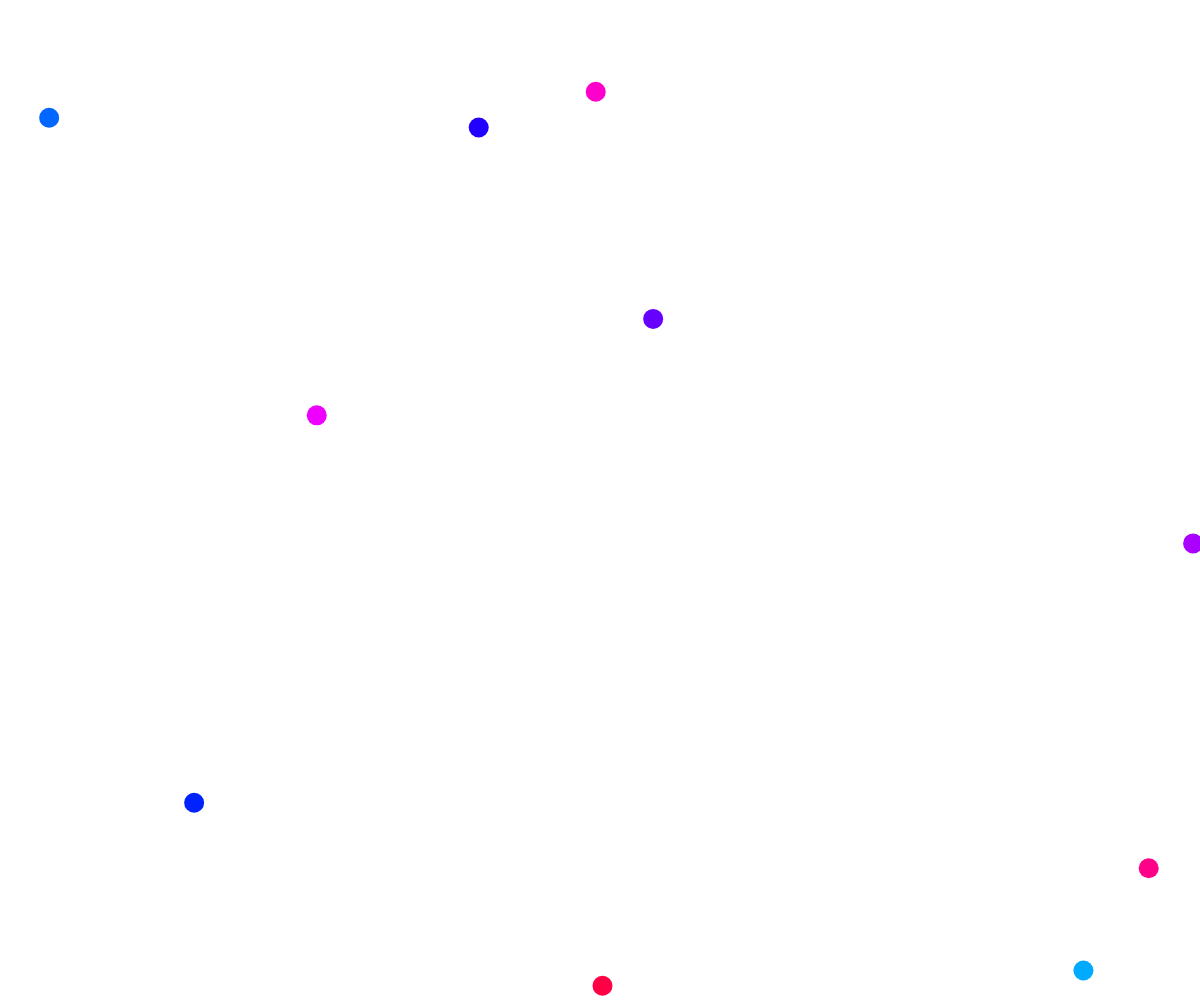
Frame 1 (no input)
Frame 60 (no input): identical to frame 1, image omitted
Frame 120 (the mouse pressed at the canvas centre since frame 60): identical to frame 1, image omitted

The p5.js sketch that drew this single still picture (run headless with seeded random() and noise() and a simulated clock; from frame 60 on, the mouse is pressed at the canvas centre):

// p5.js sketch
// ── sketch.js
var Car = function(position, color, maxSpeed) {
	this.position = position;
	this.target = position;
	this.color = color;
	this.speed = maxSpeed;
	this.driveTo = function (target) {
		this.target = target;
	};
	this.drive = function () {
		if (this.target && this.position.dist(this.target) > this. speed) {
			var direction = p5.Vector.sub(this.target, this.position).normalize();
			this.position.add(direction.mult(this.speed));
		}
	};
	this.draw = function () {
		this.drive();
		noStroke();
		fill(this.color);
		ellipse(this.position.x, this.position.y, 20,20);
	};
}

var vehicles = [];
var vehicleCount = 10;
var target;
var idle = 0;

function randomPosition() {
	return createVector(Math.random()*windowWidth, Math.random()*windowHeight)
}

function randomColorFromHueRange(begin, end) {
	var hue;
	if (begin < end) {
		hue = random(end-begin)+begin;
	} else {
		hue = (random(360-begin+end)+begin) % 360;
	}
	return color('hsl( ' + Math.floor(hue) + ', 100%, 50%)');
}

function setup() {
	createCanvas(windowWidth, windowHeight);
	for (var i = 0; i < vehicleCount; i++) {
		vehicles[i] = new Car(randomPosition(), color('hsl( ' + Math.floor(i/vehicleCount*160+200) + ', 100%, 50%)'), random(10)+3);
	}
}

function draw() {
	background(255);
	// rectMode
	for (var vehicle of vehicles) {
		// console.log(vehicle);
		vehicle.draw();
	}
}

function mouseClicked() {
	idle++;
	if (idle >= vehicles.length) idle = 0;
	vehicles[idle].driveTo(createVector(mouseX, mouseY))
}
